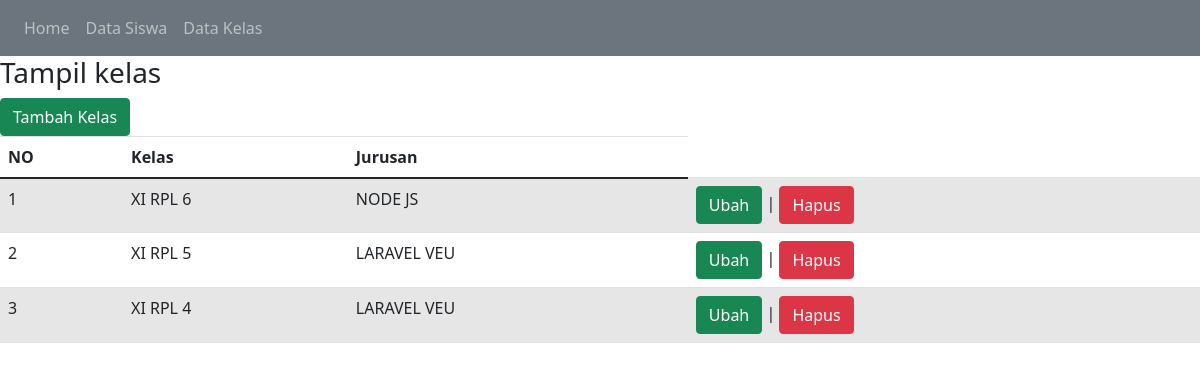
Screenshot of /Perpustakaan2/tampil_kelas.php with the database file from the repository.
### tables this page shows
CREATE TABLE `kelas` (
  `id_kelas` int(6) NOT NULL,
  `nama_kelas` varchar(25) NOT NULL,
  `kelompok` varchar(30) NOT NULL
);

### Perpustakaan2/tampil_kelas.php (the view, shortened to what this page needs)
<!DOCTYPE html>
<html lang="en">
<head>
  <link rel="stylesheet" href="https://maxcdn.bootstrapcdn.com/bootstrap/4.5.2/css/bootstrap.min.css">
    <link href="https://cdn.jsdelivr.net/npm/bootstrap@5.0.1/dist/css/bootstrap.min.css" rel="stylesheet"
>
</head>
<body>
<nav class="navbar navbar-expand-sm bg-secondary navbar-dark">
  <ul class="navbar-nav">
    <li class="nav-item">
      <a class="nav-link" href="index.php">Home</a>
    </li>
    <li class="nav-item">
      <a class="nav-link" href="tampil_siswa.php">Data Siswa</a>
    </li>
    <li class="nav-item">
      <a class="nav-link" href="tampil_kelas.php">Data Kelas</a>
    </li>
  </ul>
</nav>
    <h3>Tampil kelas</h3> <a href="tambah_kelas.php"
    class="btn btn-success">Tambah Kelas</a>
    <table class="table table-hover table-striped">
        <thead>
            <tr>
                <th>NO</th><th>Kelas</th><th>Jurusan</th>
            </tr>
        </thead>
        <tbody>
            <?php
            include "koneksi.php";
$qry_kelas=mysqli_query($conn,"select * from kelas");
            $no=0;
            while($data_kelas=mysqli_fetch_array($qry_kelas)){
            $no++;?>
<tr>
    <td><?=$no?></td>
    <td><?=$data_kelas['nama_kelas']?></td>
    <td><?=$data_kelas['kelompok']?></td>
    <td><a class="btn btn-success">Ubah</a> | <a href="hapus_kelas.php?id_kelas=<?=$data_kelas['id_kelas']?>"
    onclick="return confirm('Apakah anda yakin menghapus data ini?')" class="btn btn-danger">Hapus</a></td>
            </tr>
            <?php
            }
            ?>
        </tbody>
    </table>
</body>
</html>

### rows the page displays
kelas: nama_kelas "XI RPL 6", kelompok "NODE JS"
kelas: nama_kelas "XI RPL 5", kelompok "LARAVEL VEU"
kelas: nama_kelas "XI RPL 4", kelompok "LARAVEL VEU"
